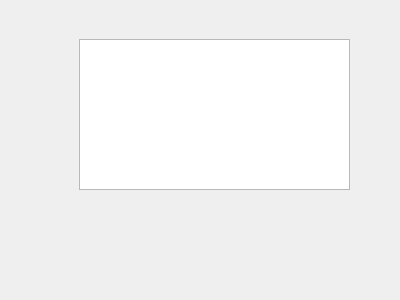
<?xml version="1.0" encoding="UTF-8"?>
<ui version="4.0">
 <class>CodeEditor</class>
 <widget class="QWidget" name="CodeEditor">
  <property name="geometry">
   <rect>
    <x>0</x>
    <y>0</y>
    <width>400</width>
    <height>300</height>
   </rect>
  </property>
  <property name="windowTitle">
   <string>Form</string>
  </property>
  <widget class="QWidget" name="verticalLayoutWidget">
   <property name="geometry">
    <rect>
     <x>79</x>
     <y>39</y>
     <width>271</width>
     <height>151</height>
    </rect>
   </property>
   <layout class="QVBoxLayout" name="editorVLayout">
    <property name="spacing">
     <number>0</number>
    </property>
    <property name="sizeConstraint">
     <enum>QLayout::SetMaximumSize</enum>
    </property>
    <property name="topMargin">
     <number>0</number>
    </property>
    <item>
     <widget class="EditingArea" name="codeEditingArea">
      <property name="lineWidth">
       <number>0</number>
      </property>
      <property name="tabStopDistance">
       <double>40.000000000000000</double>
      </property>
     </widget>
    </item>
    <item>
     <widget class="EditorStatusBar" name="statusBar" native="true"/>
    </item>
   </layout>
  </widget>
 </widget>
 <customwidgets>
  <customwidget>
   <class>EditingArea</class>
   <extends>QPlainTextEdit</extends>
   <header>editingArea</header>
  </customwidget>
  <customwidget>
   <class>EditorStatusBar</class>
   <extends>QWidget</extends>
   <header>editorStatusBar</header>
   <container>1</container>
  </customwidget>
 </customwidgets>
 <resources/>
 <connections/>
</ui>
